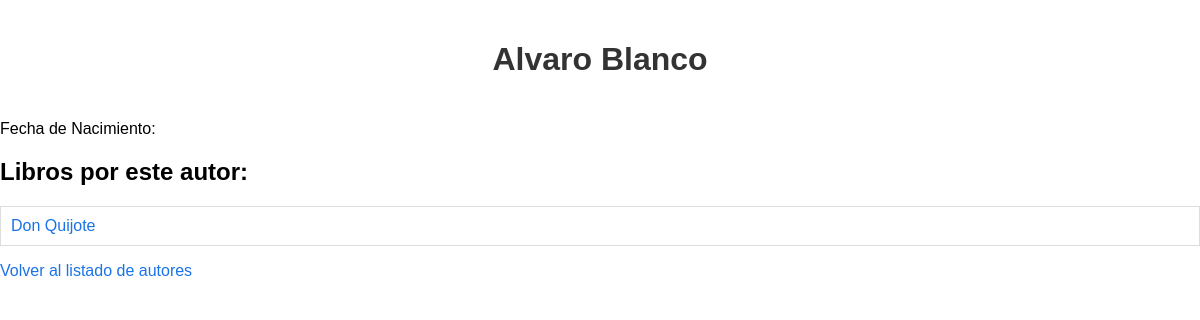
The page /autor/1/ (signed in) on the database as committed earlier.
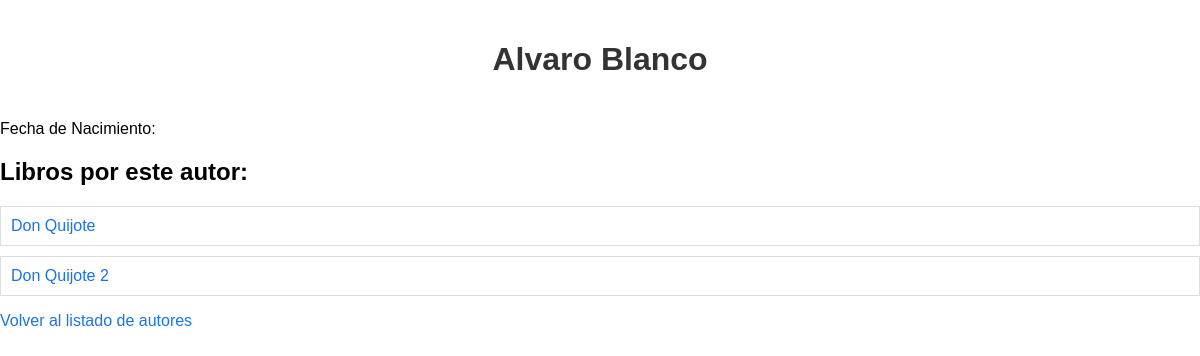
The same page on the database as committed later.
### catalogo/models.py (models this page shows, shortened)
class Autor(models.Model):
    nombre = models.CharField(max_length=100)
    apellidos = models.CharField(max_length=100)

class Libro(models.Model):
    titulo = models.CharField(max_length=200)
    autor = models.ForeignKey(Autor, on_delete=models.CASCADE, related_name='libros')
    isbn = models.CharField(max_length=13, unique=True)
    stock = models.PositiveIntegerField(default=0)
    genero = models.CharField(max_length=100, blank=True, null=True)
    anio_publicacion = models.PositiveIntegerField(blank=True, null=True)

### catalogo/views.py (the view)
# urls.py: path('autor/<int:pk>/', detalles_autor, name='detalles_autor'),
@permission_required('catalogo.view_autor')
def detalles_autor(request, pk):
    autor = get_object_or_404(Autor, pk=pk)
    libros = autor.libros.all()
    return render(request, 'catalogo/detalles_autor.html', {'autor': autor, 'libros': libros})

### catalogo/templates/catalogo/detalles_autor.html (shortened to what this page needs)
 {% load static %}
<!DOCTYPE html>
<html>
<head>
    <link href="{% static 'styles.css' %}" rel="stylesheet">
</head>
<body>
    <h1>{{ autor.nombre }} {{ autor.apellidos }}</h1>
    <p>Fecha de Nacimiento: {{ autor.fecha_nacimiento }}</p>
    <h2>Libros por este autor:</h2>
    <ul>
        {% for libro in libros %}
            <li><a href="{% url 'detalles_libro' libro.pk %}">{{ libro.titulo }}</a></li>
        {% endfor %}
    </ul>
    <a href="{% url 'listado_autores' %}">Volver al listado de autores</a>
</body>
</html>

### static/styles.css (style rules this page uses)
body { font-family: Arial, sans-serif; margin: 0; padding: 0; }
h1 { color: #333; text-align: center; padding: 20px; }
a { color: #1a73e8; text-decoration: none; }
ul { list-style-type: none; padding: 0; }
li { padding: 10px; background-color: #fff; margin: 10px 0; border: 1px solid #ddd; }

Rows that differ between the two databases and show on the page:
added Libro: titulo "Don Quijote 2"
